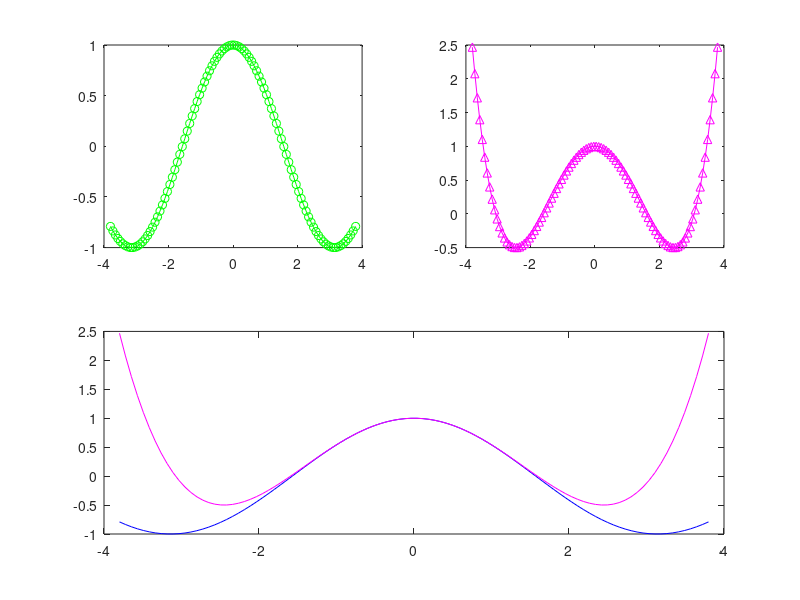

The MATLAB script that drew this image:
clc;

x=linspace(-3.8,3.8)
y=cos(x);
subplot (2,2,1);
plot(x,y,"g-o")


subplot (2,2,2);
y1=1 - x.^2./2 + x.^4./24;
plot(x,y1,"m-^")

subplot (2,2,[3,4]);

plot(x,y,"b",x,y1,"m")
